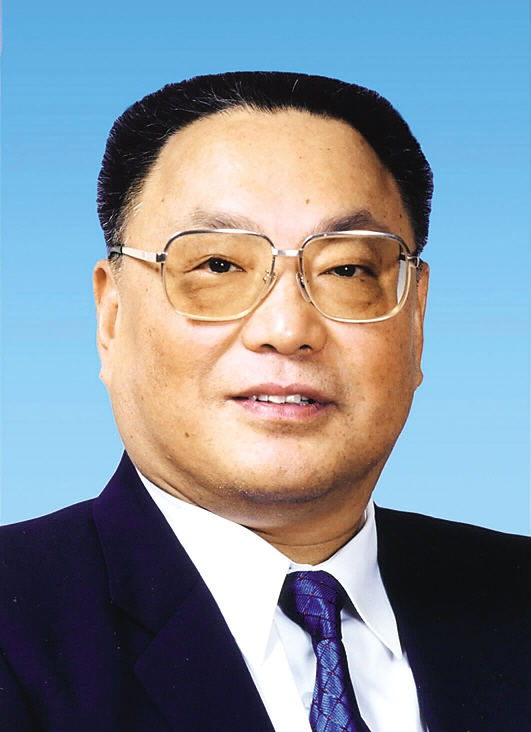
#> input picture PyCharmFirst/FilteringOperations/51.jpg, 531 x 732 px
$ python ErosionDilationOpeningClosing.py
#> lines starting #> are read from the running program, lines starting #| are printed output that depends on the picture; after the words box and inside, x2 and y2 are one past the last pixel; in counts of white or black regions, pixels touching at a corner belong together
#import libraries
import  cv2
import  numpy as np
#Take an image
image = cv2.imread("51.jpg")
#> image is the input picture: shape (732, 531, 3); mean B, G, R 153.2, 142.5, 131
#masking
hsv=cv2.cvtColor(image,cv2.COLOR_BGR2HSV)
#> hsv: shape (732, 531, 3); mean H, S, V 77.5, 102.5, 176.4
lowSkinColor=np.array([0,58,30])
upSkinColor=np.array([33,255,255])
hsvMaskSkin=cv2.inRange(hsv,lowSkinColor,upSkinColor)
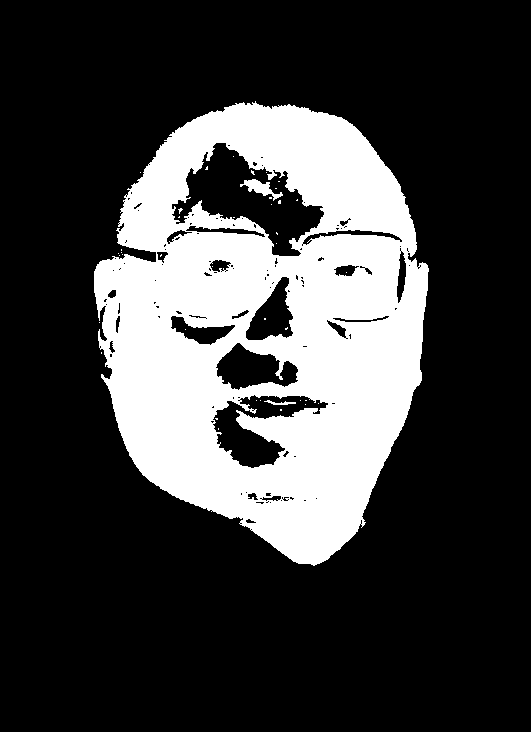
#> hsvMaskSkin: shape (732, 531); 24.9% white; 41 white regions (38 under 20 px), largest, box (x1, y1, x2, y2) and area: (94, 101, 429, 566) 96125, (240, 179, 283, 201) 342, (264, 400, 296, 405) 72
#Comparision Bitwise
BitwiseHsvSkin=cv2.bitwise_and(image,image,mask=hsvMaskSkin)
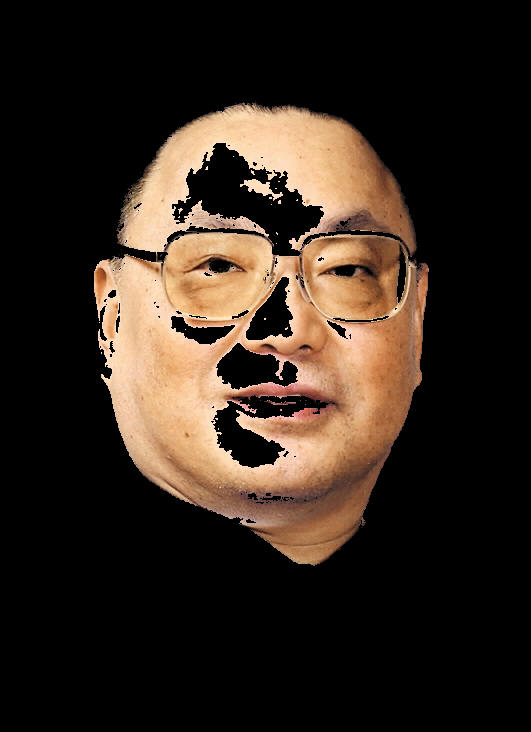
#> BitwiseHsvSkin: shape (732, 531, 3); mean B, G, R 29.3, 38.8, 50.7
#Create kernel matris
kernel=np.ones((5,5),np.uint8)
#Erosion Processing
erosion=cv2.erode(hsvMaskSkin,kernel,iterations=1)
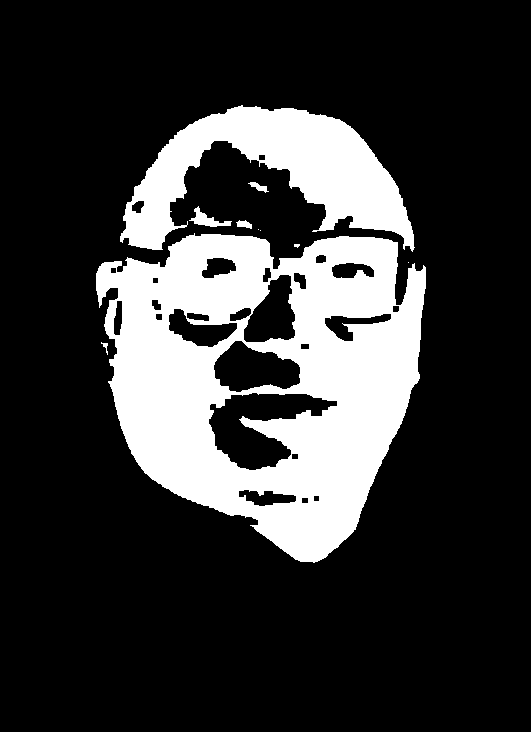
#> erosion: shape (732, 531); 21.4% white; 10 white regions (4 under 20 px), largest, box (x1, y1, x2, y2) and area: (96, 233, 426, 563) 63624, (120, 105, 415, 252) 18833, (189, 206, 232, 227) 326, (248, 182, 269, 193) 97, (236, 220, 252, 229) 90, (101, 342, 108, 355) 33
#Dilation Processing
dilation=cv2.dilate(hsvMaskSkin,kernel,iterations=1)
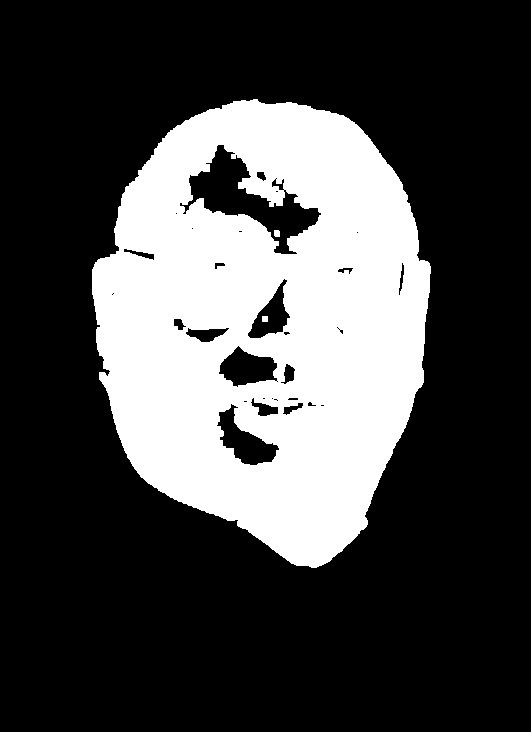
#> dilation: shape (732, 531); 27.8% white; 3 white regions, box (x1, y1, x2, y2) and area: (92, 99, 431, 568) 108034, (274, 230, 280, 237) 40, (262, 316, 268, 322) 36
#Opening
opening=cv2.morphologyEx(hsvMaskSkin,cv2.MORPH_OPEN,kernel)
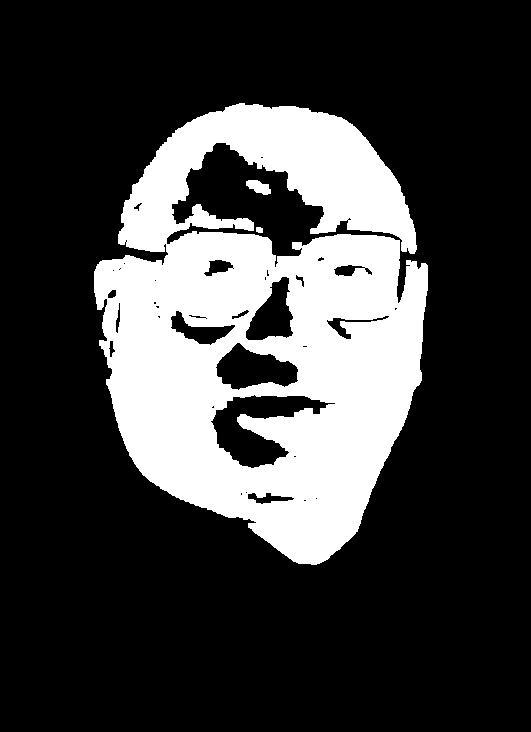
#> opening: shape (732, 531); 24.3% white; 3 white regions, box (x1, y1, x2, y2) and area: (94, 103, 428, 565) 94243, (246, 180, 271, 195) 241, (256, 227, 263, 233) 38
#Closing
closing=cv2.morphologyEx(hsvMaskSkin,cv2.MORPH_CLOSE,kernel)
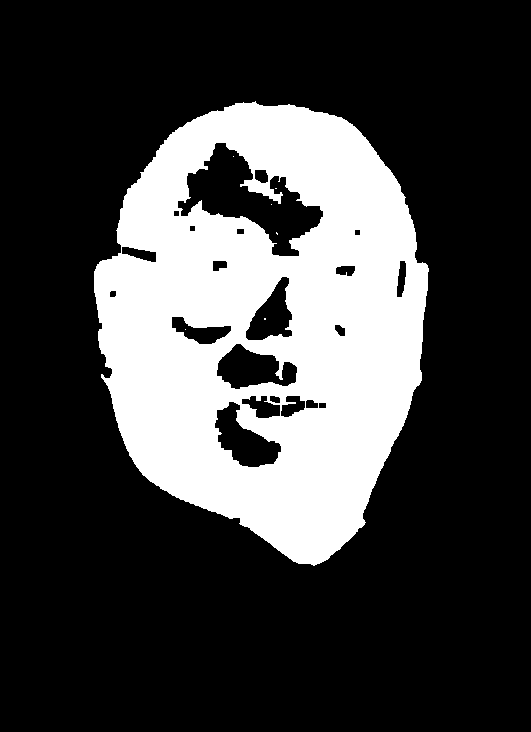
#> closing: shape (732, 531); 25.6% white; 7 white regions (6 under 20 px), largest, box (x1, y1, x2, y2) and area: (94, 101, 429, 566) 99682
#Show result
cv2.imshow("Original",image)
cv2.imshow("hsvMaskSkin",hsvMaskSkin)
cv2.imshow("BitwiseHsvSkin",BitwiseHsvSkin)
cv2.imshow("Erosion", erosion)
cv2.imshow("Dilation",dilation)
cv2.imshow("Opening",opening)
cv2.imshow("Closing",closing)
#Close all windows
cv2.waitKey(0)
cv2.destroyAllWindows()

$ run again, with PyCharmFirst/FilteringOperations/Margaret_Sullavan_0013.jpg copied over PyCharmFirst/FilteringOperations/51.jpg
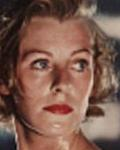
#> input picture PyCharmFirst/FilteringOperations/Margaret_Sullavan_0013.jpg, 120 x 150 px
#> image is the input picture: shape (150, 120, 3); mean B, G, R 77.3, 90.1, 124.1
#> hsv: shape (150, 120, 3); mean H, S, V 16.7, 100.9, 124.4
#> `hsvMaskSkin=cv2.inRange(hsv,lowSkinColor,upSkinColor)`:
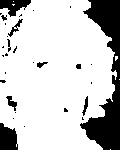
#> hsvMaskSkin: shape (150, 120); 79.2% white; 30 black regions (20 under 20 px), largest, box (x1, y1, x2, y2) and area: (80, 0, 120, 150) 2669, (0, 123, 18, 150) 386, (0, 0, 31, 17) 298
#> erosion: shape (150, 120); 68% white; 15 black regions, largest, box (x1, y1, x2, y2) and area: (78, 0, 120, 150) 3474, (0, 0, 33, 59) 1059, (0, 121, 20, 150) 488
#> dilation: shape (150, 120); 86.4% white; 8 black regions (2 under 20 px), largest, box (x1, y1, x2, y2) and area: (84, 82, 120, 150) 1070, (89, 0, 120, 54) 910, (0, 125, 16, 150) 290, (12, 0, 29, 14) 71, (0, 0, 11, 7) 63, (114, 61, 120, 77) 41
#> opening: shape (150, 120); 77.9% white; 17 black regions (11 under 20 px), largest, box (x1, y1, x2, y2) and area: (80, 0, 120, 150) 2814, (0, 0, 31, 53) 581, (0, 123, 18, 150) 394, (6, 96, 17, 113) 79, (37, 62, 48, 68) 39, (76, 64, 81, 69) 23
#> `closing=cv2.morphologyEx(hsvMaskSkin,cv2.MORPH_CLOSE,kernel)`:
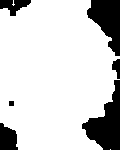
#> closing: shape (150, 120); 81.9% white; 6 black regions, box (x1, y1, x2, y2) and area: (82, 80, 120, 150) 1350, (87, 0, 120, 56) 1108, (0, 123, 18, 150) 380, (0, 0, 31, 16) 285, (112, 59, 120, 79) 105, (9, 101, 14, 106) 25
